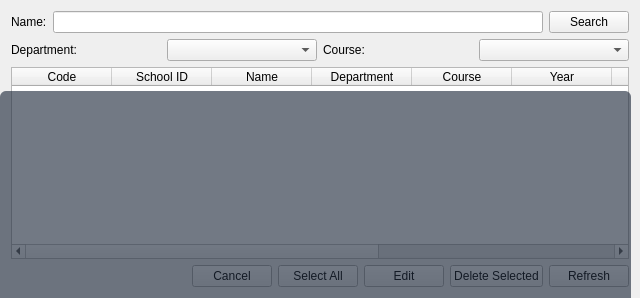
      <widget class="QWidget" name="studentSearchPage">
       <property name="minimumSize">
        <size>
         <width>640</width>
         <height>0</height>
        </size>
       </property>
       <layout class="QVBoxLayout" name="verticalLayout_searchPage">
        <item>
         <layout class="QHBoxLayout" name="horizontalLayout">
          <item>
           <widget class="QLabel" name="label_37">
            <property name="text">
             <string>Name:</string>
            </property>
           </widget>
          </item>
          <item>
           <widget class="QLineEdit" name="searchLineEdit"/>
          </item>
          <item>
           <widget class="QPushButton" name="searchBtn">
            <property name="text">
             <string>Search</string>
            </property>
           </widget>
          </item>
         </layout>
        </item>
        <item>
         <layout class="QHBoxLayout" name="horizontalLayout_2">
          <item>
           <widget class="QLabel" name="label_38">
            <property name="text">
             <string>Department:</string>
            </property>
           </widget>
          </item>
          <item>
           <widget class="QComboBox" name="searchDepartmentFilter"/>
          </item>
          <item>
           <widget class="QLabel" name="label_39">
            <property name="text">
             <string>Course:</string>
            </property>
           </widget>
          </item>
          <item>
           <widget class="QComboBox" name="searchCourseFilter"/>
          </item>
         </layout>
        </item>
        <item>
         <widget class="QTableWidget" name="studentSearchTable">
          <property name="sizePolicy">
           <sizepolicy hsizetype="Expanding" vsizetype="Expanding">
            <horstretch>0</horstretch>
            <verstretch>1</verstretch>
           </sizepolicy>
          </property>
          <property name="alternatingRowColors">
           <bool>true</bool>
          </property>
          <property name="selectionMode">
           <enum>QAbstractItemView::SelectionMode::SingleSelection</enum>
          </property>
          <property name="selectionBehavior">
           <enum>QAbstractItemView::SelectionBehavior::SelectRows</enum>
          </property>
          <property name="columnCount">
           <number>10</number>
          </property>
          <attribute name="horizontalHeaderShowSortIndicator" stdset="0">
           <bool>false</bool>
          </attribute>
          <column>
           <property name="text">
            <string>Code</string>
           </property>
          </column>
          <column>
           <property name="text">
            <string>School ID</string>
           </property>
          </column>
          <column>
           <property name="text">
            <string>Name</string>
           </property>
          </column>
          <column>
           <property name="text">
            <string>Department</string>
           </property>
          </column>
          <column>
           <property name="text">
            <string>Course</string>
           </property>
          </column>
          <column>
           <property name="text">
            <string>Year</string>
           </property>
          </column>
          <column>
           <property name="text">
            <string>Status</string>
           </property>
          </column>
          <column>
           <property name="text">
            <string>Gender</string>
           </property>
          </column>
          <column>
           <property name="text">
            <string>Visits</string>
           </property>
          </column>
          <column/>
         </widget>
        </item>
        <item>
         <layout class="QHBoxLayout" name="horizontalLayout_3">
          <item>
           <spacer name="horizontalSpacer">
            <property name="orientation">
             <enum>Qt::Orientation::Horizontal</enum>
            </property>
            <property name="sizeHint" stdset="0">
             <size>
              <width>40</width>
              <height>20</height>
             </size>
            </property>
           </spacer>
          </item>
          <item>
           <widget class="QPushButton" name="cancelEditBtn">
            <property name="text">
             <string>Cancel</string>
            </property>
           </widget>
          </item>
          <item>
           <widget class="QPushButton" name="selectAllBtn">
            <property name="text">
             <string>Select All</string>
            </property>
           </widget>
          </item>
          <item>
           <widget class="QPushButton" name="editStudentBtn">
            <property name="text">
             <string>Edit</string>
            </property>
           </widget>
          </item>
          <item>
           <widget class="QPushButton" name="deleteStudentBtn">
            <property name="text">
             <string>Delete Selected</string>
            </property>
           </widget>
          </item>
          <item>
           <widget class="QPushButton" name="refreshSearchBtn">
            <property name="text">
             <string>Refresh</string>
            </property>
           </widget>
          </item>
         </layout>
        </item>
       </layout>
       <widget class="QWidget" name="searchOverlay" native="true">
        <property name="geometry">
         <rect>
          <x>0</x>
          <y>91</y>
          <width>631</width>
          <height>451</height>
         </rect>
        </property>
        <property name="styleSheet">
         <string notr="true">background-color: rgba(30, 41, 59, 160);
border-radius: 6px;
</string>
        </property>
        <widget class="QLabel" name="overlayTextLabel">
         <property name="geometry">
          <rect>
           <x>270</x>
           <y>240</y>
           <width>81</width>
           <height>16</height>
          </rect>
         </property>
         <property name="styleSheet">
          <string notr="true">color: white;
font: bold 12px &quot;Segoe UI&quot;;
</string>
         </property>
         <property name="text">
          <string>Searching . . .</string>
         </property>
         <property name="alignment">
          <set>Qt::AlignmentFlag::AlignCenter</set>
         </property>
        </widget>
        <widget class="QProgressBar" name="searchLoadingBar">
         <property name="geometry">
          <rect>
           <x>80</x>
           <y>260</y>
           <width>451</width>
           <height>4</height>
          </rect>
         </property>
         <property name="minimumSize">
          <size>
           <width>0</width>
           <height>4</height>
          </size>
         </property>
         <property name="maximumSize">
          <size>
           <width>16777215</width>
           <height>4</height>
          </size>
         </property>
         <property name="maximum">
          <number>0</number>
         </property>
         <property name="value">
          <number>-1</number>
         </property>
         <property name="alignment">
          <set>Qt::AlignmentFlag::AlignCenter</set>
         </property>
         <property name="textVisible">
          <bool>false</bool>
         </property>
        </widget>
       </widget>
      </widget>
